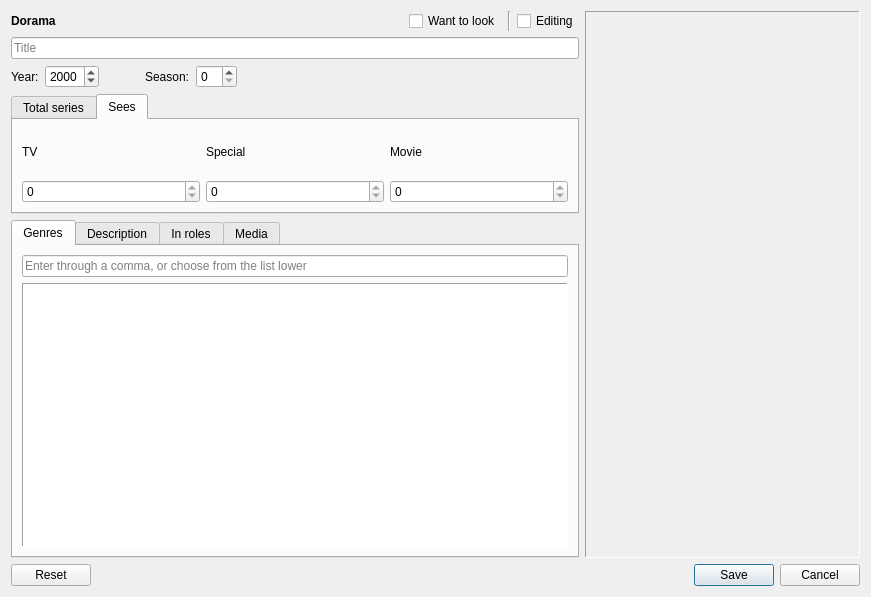
<?xml version="1.0" encoding="UTF-8"?>
<ui version="4.0">
 <class>DialogAddDorama</class>
 <widget class="QDialog" name="DialogAddDorama">
  <property name="geometry">
   <rect>
    <x>0</x>
    <y>0</y>
    <width>871</width>
    <height>597</height>
   </rect>
  </property>
  <property name="windowTitle">
   <string>Add dorama</string>
  </property>
  <property name="locale">
   <locale language="English" country="UnitedKingdom"/>
  </property>
  <layout class="QVBoxLayout" name="verticalLayout">
   <item>
    <layout class="QHBoxLayout" name="HLay_0">
     <item>
      <layout class="QVBoxLayout" name="VLay_0">
       <property name="sizeConstraint">
        <enum>QLayout::SetDefaultConstraint</enum>
       </property>
       <item>
        <layout class="QHBoxLayout" name="HLay_1">
         <item>
          <widget class="QLabel" name="label">
           <property name="font">
            <font>
             <weight>75</weight>
             <bold>true</bold>
            </font>
           </property>
           <property name="text">
            <string>Dorama</string>
           </property>
          </widget>
         </item>
         <item>
          <spacer name="HSpacer_0">
           <property name="orientation">
            <enum>Qt::Horizontal</enum>
           </property>
           <property name="sizeHint" stdset="0">
            <size>
             <width>40</width>
             <height>20</height>
            </size>
           </property>
          </spacer>
         </item>
         <item>
          <widget class="QCheckBox" name="CheckBox_LookLater">
           <property name="text">
            <string>Want to look</string>
           </property>
          </widget>
         </item>
         <item>
          <widget class="Line" name="line">
           <property name="orientation">
            <enum>Qt::Vertical</enum>
           </property>
          </widget>
         </item>
         <item>
          <widget class="QCheckBox" name="CheckBox_Editing">
           <property name="text">
            <string>Editing</string>
           </property>
          </widget>
         </item>
        </layout>
       </item>
       <item>
        <widget class="QLineEdit" name="LineEdit_Title">
         <property name="maxLength">
          <number>128</number>
         </property>
         <property name="placeholderText">
          <string>Title</string>
         </property>
        </widget>
       </item>
       <item>
        <layout class="QVBoxLayout" name="VLay_AltTitle">
         <property name="topMargin">
          <number>0</number>
         </property>
        </layout>
       </item>
       <item>
        <layout class="QHBoxLayout" name="horizontalLayout_2">
         <property name="topMargin">
          <number>0</number>
         </property>
         <item>
          <widget class="QLabel" name="Lbl_Year">
           <property name="text">
            <string>Year:</string>
           </property>
          </widget>
         </item>
         <item>
          <widget class="QSpinBox" name="SpinBox_Year">
           <property name="minimum">
            <number>1900</number>
           </property>
           <property name="maximum">
            <number>9999</number>
           </property>
           <property name="value">
            <number>2000</number>
           </property>
          </widget>
         </item>
         <item>
          <spacer name="HSpacer_1">
           <property name="orientation">
            <enum>Qt::Horizontal</enum>
           </property>
           <property name="sizeType">
            <enum>QSizePolicy::Minimum</enum>
           </property>
           <property name="sizeHint" stdset="0">
            <size>
             <width>40</width>
             <height>20</height>
            </size>
           </property>
          </spacer>
         </item>
         <item>
          <widget class="QLabel" name="Lbl_Season">
           <property name="text">
            <string>Season:</string>
           </property>
          </widget>
         </item>
         <item>
          <widget class="QSpinBox" name="SpinBox_Season"/>
         </item>
         <item>
          <spacer name="HSpacer_2">
           <property name="orientation">
            <enum>Qt::Horizontal</enum>
           </property>
           <property name="sizeHint" stdset="0">
            <size>
             <width>40</width>
             <height>20</height>
            </size>
           </property>
          </spacer>
         </item>
        </layout>
       </item>
       <item>
        <widget class="QTabWidget" name="TabWidget_Series">
         <property name="maximumSize">
          <size>
           <width>16777215</width>
           <height>120</height>
          </size>
         </property>
         <property name="currentIndex">
          <number>1</number>
         </property>
         <widget class="QWidget" name="tab_allSeries">
          <attribute name="title">
           <string>Total series</string>
          </attribute>
          <layout class="QGridLayout" name="gridLayout">
           <item row="0" column="2">
            <widget class="QLabel" name="Lbl_Film1">
             <property name="maximumSize">
              <size>
               <width>16777215</width>
               <height>40</height>
              </size>
             </property>
             <property name="text">
              <string>Movies</string>
             </property>
            </widget>
           </item>
           <item row="1" column="1">
            <widget class="QSpinBox" name="SpinBox_aSpec">
             <property name="maximum">
              <number>9999</number>
             </property>
            </widget>
           </item>
           <item row="1" column="2">
            <widget class="QSpinBox" name="SpinBox_aMovie">
             <property name="maximum">
              <number>9999</number>
             </property>
            </widget>
           </item>
           <item row="0" column="0">
            <widget class="QLabel" name="Lbl_TV1">
             <property name="maximumSize">
              <size>
               <width>16777215</width>
               <height>40</height>
              </size>
             </property>
             <property name="text">
              <string>TV</string>
             </property>
            </widget>
           </item>
           <item row="0" column="1">
            <widget class="QLabel" name="Lbl_Spec1">
             <property name="maximumSize">
              <size>
               <width>16777215</width>
               <height>40</height>
              </size>
             </property>
             <property name="text">
              <string>Specials</string>
             </property>
            </widget>
           </item>
           <item row="1" column="0">
            <widget class="QSpinBox" name="SpinBox_aTV">
             <property name="maximum">
              <number>9999</number>
             </property>
            </widget>
           </item>
          </layout>
         </widget>
         <widget class="QWidget" name="tab_lookSeries">
          <attribute name="title">
           <string>Sees</string>
          </attribute>
          <layout class="QGridLayout" name="gridLayout_2">
           <item row="1" column="0">
            <widget class="QSpinBox" name="SpinBox_vTV">
             <property name="maximum">
              <number>0</number>
             </property>
            </widget>
           </item>
           <item row="0" column="1">
            <widget class="QLabel" name="Lbl_Spec2">
             <property name="text">
              <string>Special</string>
             </property>
            </widget>
           </item>
           <item row="1" column="1">
            <widget class="QSpinBox" name="SpinBox_vSpec">
             <property name="maximum">
              <number>0</number>
             </property>
            </widget>
           </item>
           <item row="0" column="0">
            <widget class="QLabel" name="Lbl_TV2">
             <property name="text">
              <string>TV</string>
             </property>
            </widget>
           </item>
           <item row="0" column="2">
            <widget class="QLabel" name="Lbl_Film2">
             <property name="text">
              <string>Movie</string>
             </property>
            </widget>
           </item>
           <item row="1" column="2">
            <widget class="QSpinBox" name="SpinBox_vMovie">
             <property name="maximum">
              <number>0</number>
             </property>
            </widget>
           </item>
          </layout>
         </widget>
        </widget>
       </item>
       <item>
        <widget class="QTabWidget" name="TabWidget_Info">
         <property name="currentIndex">
          <number>0</number>
         </property>
         <widget class="QWidget" name="tab">
          <attribute name="title">
           <string>Genres</string>
          </attribute>
          <layout class="QVBoxLayout" name="verticalLayout_2">
           <item>
            <widget class="QLineEdit" name="LineEdit_Tags">
             <property name="text">
              <string/>
             </property>
             <property name="maxLength">
              <number>256</number>
             </property>
             <property name="placeholderText">
              <string>Enter through a comma, or choose from the list lower</string>
             </property>
            </widget>
           </item>
           <item>
            <widget class="QListView" name="ListView_Tags">
             <property name="sizePolicy">
              <sizepolicy hsizetype="Expanding" vsizetype="Expanding">
               <horstretch>0</horstretch>
               <verstretch>0</verstretch>
              </sizepolicy>
             </property>
             <property name="baseSize">
              <size>
               <width>0</width>
               <height>0</height>
              </size>
             </property>
             <property name="layoutDirection">
              <enum>Qt::LeftToRight</enum>
             </property>
             <property name="frameShape">
              <enum>QFrame::Panel</enum>
             </property>
             <property name="horizontalScrollBarPolicy">
              <enum>Qt::ScrollBarAsNeeded</enum>
             </property>
             <property name="sizeAdjustPolicy">
              <enum>QAbstractScrollArea::AdjustToContents</enum>
             </property>
             <property name="autoScroll">
              <bool>true</bool>
             </property>
             <property name="editTriggers">
              <set>QAbstractItemView::DoubleClicked|QAbstractItemView::EditKeyPressed</set>
             </property>
             <property name="alternatingRowColors">
              <bool>false</bool>
             </property>
             <property name="selectionMode">
              <enum>QAbstractItemView::MultiSelection</enum>
             </property>
             <property name="selectionBehavior">
              <enum>QAbstractItemView::SelectItems</enum>
             </property>
             <property name="flow">
              <enum>QListView::LeftToRight</enum>
             </property>
             <property name="isWrapping" stdset="0">
              <bool>true</bool>
             </property>
             <property name="resizeMode">
              <enum>QListView::Fixed</enum>
             </property>
             <property name="layoutMode">
              <enum>QListView::SinglePass</enum>
             </property>
             <property name="spacing">
              <number>0</number>
             </property>
             <property name="gridSize">
              <size>
               <width>130</width>
               <height>26</height>
              </size>
             </property>
             <property name="modelColumn">
              <number>0</number>
             </property>
             <property name="uniformItemSizes">
              <bool>false</bool>
             </property>
             <property name="wordWrap">
              <bool>true</bool>
             </property>
             <property name="selectionRectVisible">
              <bool>false</bool>
             </property>
            </widget>
           </item>
          </layout>
         </widget>
         <widget class="QWidget" name="tab_2">
          <attribute name="title">
           <string>Description</string>
          </attribute>
          <layout class="QVBoxLayout" name="verticalLayout_3">
           <item>
            <widget class="QPlainTextEdit" name="PlainTextEdit_Description">
             <property name="placeholderText">
              <string>Description</string>
             </property>
            </widget>
           </item>
          </layout>
         </widget>
         <widget class="QWidget" name="tab_roles">
          <attribute name="title">
           <string>In roles</string>
          </attribute>
          <layout class="QVBoxLayout" name="verticalLayout_5">
           <item>
            <widget class="QPlainTextEdit" name="PlainTextEdit_Actors">
             <property name="placeholderText">
              <string>In roles</string>
             </property>
            </widget>
           </item>
          </layout>
         </widget>
         <widget class="QWidget" name="tab_3">
          <attribute name="title">
           <string>Media</string>
          </attribute>
          <layout class="QVBoxLayout" name="verticalLayout_4">
           <item>
            <layout class="QHBoxLayout" name="HLayout_Dir">
             <item>
              <widget class="QLineEdit" name="LineEdit_Dir">
               <property name="maxLength">
                <number>256</number>
               </property>
               <property name="placeholderText">
                <string>File</string>
               </property>
              </widget>
             </item>
             <item>
              <widget class="QToolButton" name="toolButton">
               <property name="toolTip">
                <string/>
               </property>
               <property name="text">
                <string>*</string>
               </property>
               <property name="icon">
                <iconset resource="resource.qrc">
                 <normaloff>:/images/folder.png</normaloff>:/images/folder.png</iconset>
               </property>
               <property name="iconSize">
                <size>
                 <width>24</width>
                 <height>24</height>
                </size>
               </property>
              </widget>
             </item>
            </layout>
           </item>
           <item>
            <widget class="QLineEdit" name="LineEdit_URL">
             <property name="maxLength">
              <number>256</number>
             </property>
             <property name="placeholderText">
              <string>URL</string>
             </property>
             <property name="clearButtonEnabled">
              <bool>true</bool>
             </property>
            </widget>
           </item>
           <item>
            <spacer name="VSpacer_0">
             <property name="orientation">
              <enum>Qt::Vertical</enum>
             </property>
             <property name="sizeHint" stdset="0">
              <size>
               <width>20</width>
               <height>138</height>
              </size>
             </property>
            </spacer>
           </item>
          </layout>
         </widget>
        </widget>
       </item>
      </layout>
     </item>
     <item>
      <widget class="ImageCover" name="Lbl_ImageCover">
       <property name="sizePolicy">
        <sizepolicy hsizetype="Fixed" vsizetype="Fixed">
         <horstretch>3</horstretch>
         <verstretch>1</verstretch>
        </sizepolicy>
       </property>
       <property name="minimumSize">
        <size>
         <width>180</width>
         <height>540</height>
        </size>
       </property>
       <property name="maximumSize">
        <size>
         <width>275</width>
         <height>825</height>
        </size>
       </property>
       <property name="baseSize">
        <size>
         <width>0</width>
         <height>0</height>
        </size>
       </property>
       <property name="toolTip">
        <string>Drop image here, or a double click for a file choice</string>
       </property>
       <property name="autoFillBackground">
        <bool>false</bool>
       </property>
       <property name="frameShape">
        <enum>QFrame::Panel</enum>
       </property>
       <property name="frameShadow">
        <enum>QFrame::Sunken</enum>
       </property>
       <property name="text">
        <string/>
       </property>
       <property name="pixmap">
        <pixmap resource="resource.qrc">:/images/DropHere.png</pixmap>
       </property>
       <property name="scaledContents">
        <bool>true</bool>
       </property>
       <property name="textInteractionFlags">
        <set>Qt::NoTextInteraction</set>
       </property>
      </widget>
     </item>
    </layout>
   </item>
   <item>
    <widget class="QDialogButtonBox" name="BtnBox">
     <property name="standardButtons">
      <set>QDialogButtonBox::Cancel|QDialogButtonBox::Reset|QDialogButtonBox::Save</set>
     </property>
    </widget>
   </item>
  </layout>
 </widget>
 <customwidgets>
  <customwidget>
   <class>ImageCover</class>
   <extends>QLabel</extends>
   <header location="global">imagecover.h</header>
  </customwidget>
 </customwidgets>
 <resources>
  <include location="resource.qrc"/>
 </resources>
 <connections/>
</ui>
